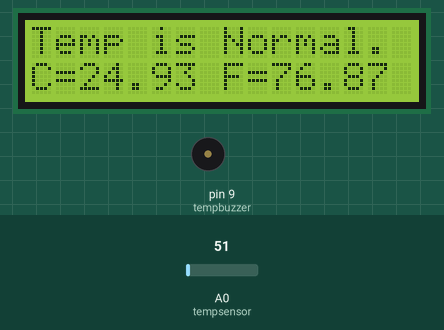
Bench run of a sketch on a simulated Arduino Uno, built with avr-gcc and run on an emulated ATmega328P. Shown: 16×2 character LCD, buzzer (waves = sounding, pin HIGH). The inputs (shaded band) are chosen by the test bench; at power-on: A0 (tempsensor) = 51. What the sketch prints to the serial monitor is not drawn.

Above: at 1.2 s.
1.3 s: A0 (tempsensor) set to 61
At 3.3 s:
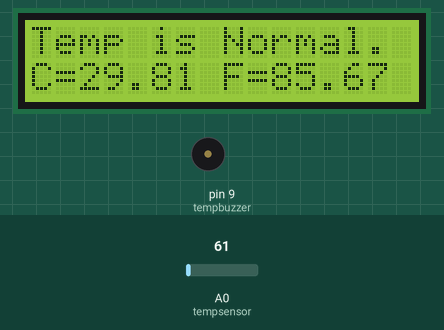
3.6 s: A0 (tempsensor) set to 71
At 5.0 s:
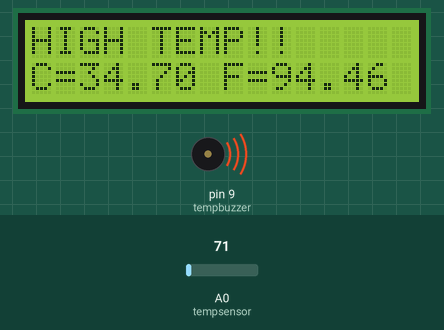
5.7 s: A0 (tempsensor) set to 86
At 7.7 s:
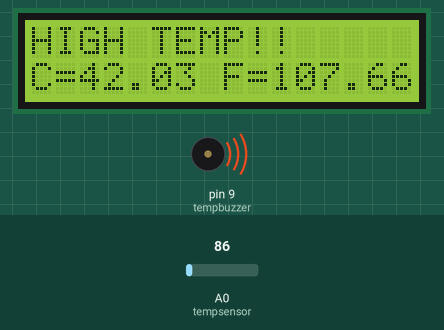
Timing chart, 0 to 9.2 s (numbered marks = the images above; inputs shaded):
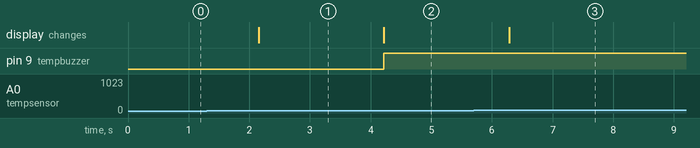

Measured:
- the behaviour switches between 65 and 66 on A0 (tempsensor) (found by bisection; images 1 and 2)
- after the input at 1.3 s, the display: changes after 0.86 s (image 1)
- after the input at 3.6 s, pin 9 (tempbuzzer): LOW → HIGH after 0.62 s; the display: changes after 0.62 s (image 2)
- after the input at 5.7 s, the display: changes after 0.58 s (image 3)

The sketch:

LCDTEMp.ino
```cpp
#include <Wire.h>
#include <LiquidCrystal_I2C.h>

LiquidCrystal_I2C lcd(0x27, 16, 2);
const int tempsensor = A0;
float tempC;
float tempF;
float vout;
int tempbuzzer=9;
void setup()
{
    lcd.begin();
  lcd.backlight();
  lcd.clear();
  pinMode(tempsensor,INPUT);


  pinMode(tempbuzzer,OUTPUT);
  Serial.begin(9600);
}
void loop()
{
  vout=analogRead(tempsensor);
  vout=(vout*500)/1023;
  tempC=vout;
  tempF=(vout*1.8)+32;
  lcd.setCursor(0,0);
  Serial.println(tempC);
  if(tempC>=32)
  {
    lcd.print("HIGH TEMP!!     ");
    lcd.setCursor(0,1);
    lcd.print("C=");
    lcd.print(tempC);
    lcd.print(" F=");
    lcd.print(tempF);
    digitalWrite(9,1);

  }
  else
  {
    lcd.print("Temp is Normal.");
    lcd.setCursor(0,1);
    lcd.print("C=");
    lcd.print(tempC);
    lcd.print(" F=");
    lcd.print(tempF);
    digitalWrite(9,0);
  }
  delay(1000);
}
```
